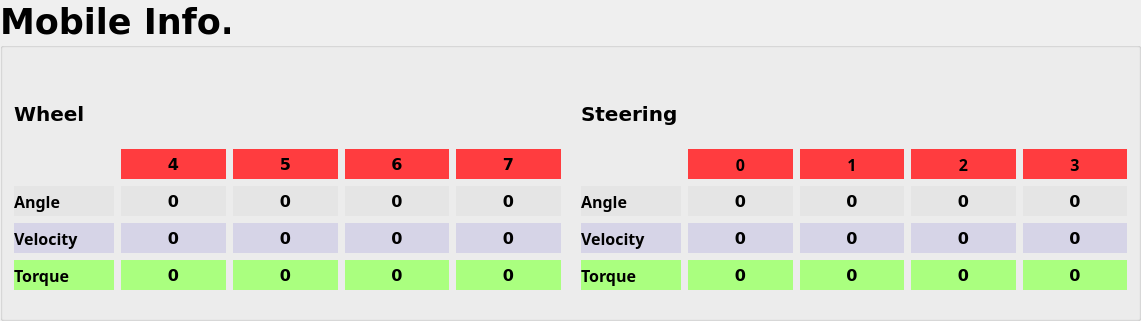
      <widget class="QGroupBox" name="Mobile_Info">
       <property name="geometry">
        <rect>
         <x>30</x>
         <y>10</y>
         <width>1141</width>
         <height>321</height>
        </rect>
       </property>
       <property name="font">
        <font>
         <family>Bitstream Vera Sans</family>
         <pointsize>26</pointsize>
         <weight>75</weight>
         <bold>true</bold>
        </font>
       </property>
       <property name="title">
        <string>Mobile Info.</string>
       </property>
       <layout class="QGridLayout" name="gridLayout_8">
        <property name="horizontalSpacing">
         <number>20</number>
        </property>
        <item row="1" column="0">
         <layout class="QGridLayout" name="grid_Wheel_Info">
          <property name="spacing">
           <number>7</number>
          </property>
          <item row="2" column="2">
           <widget class="QLabel" name="Wheel_label_PresentVelocity_2">
            <property name="font">
             <font>
              <family>Bitstream Vera Sans</family>
              <pointsize>12</pointsize>
              <weight>75</weight>
              <italic>false</italic>
              <bold>true</bold>
             </font>
            </property>
            <property name="styleSheet">
             <string notr="true">background-color: rgb(214, 212, 231)</string>
            </property>
            <property name="text">
             <string>0</string>
            </property>
            <property name="alignment">
             <set>Qt::AlignCenter</set>
            </property>
           </widget>
          </item>
          <item row="1" column="4">
           <widget class="QLabel" name="Wheel_label_PresentAngle_4">
            <property name="font">
             <font>
              <family>Bitstream Vera Sans</family>
              <pointsize>12</pointsize>
              <weight>75</weight>
              <italic>false</italic>
              <bold>true</bold>
             </font>
            </property>
            <property name="styleSheet">
             <string notr="true">background-color: rgb(229, 229, 229)</string>
            </property>
            <property name="text">
             <string>0</string>
            </property>
            <property name="alignment">
             <set>Qt::AlignCenter</set>
            </property>
           </widget>
          </item>
          <item row="1" column="0">
           <widget class="QLabel" name="Wheel_label_title_Angle">
            <property name="minimumSize">
             <size>
              <width>0</width>
              <height>30</height>
             </size>
            </property>
            <property name="maximumSize">
             <size>
              <width>100</width>
              <height>30</height>
             </size>
            </property>
            <property name="font">
             <font>
              <family>微軟正黑體</family>
              <pointsize>12</pointsize>
              <weight>75</weight>
              <bold>true</bold>
             </font>
            </property>
            <property name="styleSheet">
             <string notr="true">background-color: rgb(229, 229, 229)</string>
            </property>
            <property name="text">
             <string>Angle</string>
            </property>
           </widget>
          </item>
          <item row="3" column="0">
           <widget class="QLabel" name="Wheel_label_title_Torque">
            <property name="minimumSize">
             <size>
              <width>0</width>
              <height>30</height>
             </size>
            </property>
            <property name="maximumSize">
             <size>
              <width>100</width>
              <height>30</height>
             </size>
            </property>
            <property name="font">
             <font>
              <family>微軟正黑體</family>
              <pointsize>12</pointsize>
              <weight>75</weight>
              <bold>true</bold>
             </font>
            </property>
            <property name="styleSheet">
             <string notr="true">background-color: rgb(170, 255, 127);</string>
            </property>
            <property name="text">
             <string>Torque</string>
            </property>
           </widget>
          </item>
          <item row="0" column="4">
           <widget class="QLabel" name="Wheel_label_ID_4">
            <property name="minimumSize">
             <size>
              <width>0</width>
              <height>30</height>
             </size>
            </property>
            <property name="maximumSize">
             <size>
              <width>120</width>
              <height>30</height>
             </size>
            </property>
            <property name="font">
             <font>
              <family>Bitstream Vera Sans</family>
              <pointsize>12</pointsize>
              <weight>75</weight>
              <bold>true</bold>
             </font>
            </property>
            <property name="styleSheet">
             <string notr="true">background-color :rgb(255, 60, 63)</string>
            </property>
            <property name="text">
             <string>7</string>
            </property>
            <property name="alignment">
             <set>Qt::AlignCenter</set>
            </property>
           </widget>
          </item>
          <item row="2" column="0">
           <widget class="QLabel" name="Wheel_label_title_Velocity">
            <property name="minimumSize">
             <size>
              <width>0</width>
              <height>30</height>
             </size>
            </property>
            <property name="maximumSize">
             <size>
              <width>100</width>
              <height>30</height>
             </size>
            </property>
            <property name="font">
             <font>
              <family>微軟正黑體</family>
              <pointsize>12</pointsize>
              <weight>75</weight>
              <bold>true</bold>
             </font>
            </property>
            <property name="styleSheet">
             <string notr="true">background-color: rgb(214, 212, 231)</string>
            </property>
            <property name="text">
             <string>Velocity</string>
            </property>
           </widget>
          </item>
          <item row="0" column="1">
           <widget class="QLabel" name="Wheel_label_ID">
            <property name="minimumSize">
             <size>
              <width>0</width>
              <height>30</height>
             </size>
            </property>
            <property name="maximumSize">
             <size>
              <width>120</width>
              <height>30</height>
             </size>
            </property>
            <property name="font">
             <font>
              <family>Bitstream Vera Sans</family>
              <pointsize>12</pointsize>
              <weight>75</weight>
              <bold>true</bold>
             </font>
            </property>
            <property name="styleSheet">
             <string notr="true">background-color :rgb(255, 60, 63)</string>
            </property>
            <property name="text">
             <string>4</string>
            </property>
            <property name="alignment">
             <set>Qt::AlignCenter</set>
            </property>
           </widget>
          </item>
          <item row="0" column="3">
           <widget class="QLabel" name="Wheel_label_ID_3">
            <property name="minimumSize">
             <size>
              <width>0</width>
              <height>30</height>
             </size>
            </property>
            <property name="maximumSize">
             <size>
              <width>120</width>
              <height>30</height>
             </size>
            </property>
            <property name="font">
             <font>
              <family>Bitstream Vera Sans</family>
              <pointsize>12</pointsize>
              <weight>75</weight>
              <bold>true</bold>
             </font>
            </property>
            <property name="styleSheet">
             <string notr="true">background-color :rgb(255, 60, 63)</string>
            </property>
            <property name="text">
             <string>6</string>
            </property>
            <property name="alignment">
             <set>Qt::AlignCenter</set>
            </property>
           </widget>
          </item>
          <item row="0" column="2">
           <widget class="QLabel" name="Wheel_label_ID_2">
            <property name="minimumSize">
             <size>
              <width>0</width>
              <height>30</height>
             </size>
            </property>
            <property name="maximumSize">
             <size>
              <width>120</width>
              <height>30</height>
             </size>
            </property>
            <property name="font">
             <font>
              <family>Bitstream Vera Sans</family>
              <pointsize>12</pointsize>
              <weight>75</weight>
              <bold>true</bold>
             </font>
            </property>
            <property name="styleSheet">
             <string notr="true">background-color :rgb(255, 60, 63)</string>
            </property>
            <property name="text">
             <string>5</string>
            </property>
            <property name="alignment">
             <set>Qt::AlignCenter</set>
            </property>
           </widget>
          </item>
          <item row="1" column="3">
           <widget class="QLabel" name="Wheel_label_PresentAngle_3">
            <property name="font">
             <font>
              <family>Bitstream Vera Sans</family>
              <pointsize>12</pointsize>
              <weight>75</weight>
              <italic>false</italic>
              <bold>true</bold>
             </font>
            </property>
            <property name="styleSheet">
             <string notr="true">background-color: rgb(229, 229, 229)</string>
            </property>
            <property name="text">
             <string>0</string>
            </property>
            <property name="alignment">
             <set>Qt::AlignCenter</set>
            </property>
           </widget>
          </item>
          <item row="1" column="1">
           <widget class="QLabel" name="Wheel_label_PresentAngle">
            <property name="font">
             <font>
              <family>Bitstream Vera Sans</family>
              <pointsize>12</pointsize>
              <weight>75</weight>
              <italic>false</italic>
              <bold>true</bold>
             </font>
            </property>
            <property name="styleSheet">
             <string notr="true">background-color: rgb(229, 229, 229)</string>
            </property>
            <property name="text">
             <string>0</string>
            </property>
            <property name="alignment">
             <set>Qt::AlignCenter</set>
            </property>
           </widget>
          </item>
          <item row="2" column="4">
           <widget class="QLabel" name="Wheel_label_PresentVelocity_4">
            <property name="font">
             <font>
              <family>Bitstream Vera Sans</family>
              <pointsize>12</pointsize>
              <weight>75</weight>
              <italic>false</italic>
              <bold>true</bold>
             </font>
            </property>
            <property name="styleSheet">
             <string notr="true">background-color: rgb(214, 212, 231)</string>
            </property>
            <property name="text">
             <string>0</string>
            </property>
            <property name="alignment">
             <set>Qt::AlignCenter</set>
            </property>
           </widget>
          </item>
          <item row="1" column="2">
           <widget class="QLabel" name="Wheel_label_PresentAngle_2">
            <property name="font">
             <font>
              <family>Bitstream Vera Sans</family>
              <pointsize>12</pointsize>
              <weight>75</weight>
              <italic>false</italic>
              <bold>true</bold>
             </font>
            </property>
            <property name="styleSheet">
             <string notr="true">background-color: rgb(229, 229, 229)</string>
            </property>
            <property name="text">
             <string>0</string>
            </property>
            <property name="alignment">
             <set>Qt::AlignCenter</set>
            </property>
           </widget>
          </item>
          <item row="2" column="3">
           <widget class="QLabel" name="Wheel_label_PresentVelocity_3">
            <property name="font">
             <font>
              <family>Bitstream Vera Sans</family>
              <pointsize>12</pointsize>
              <weight>75</weight>
              <italic>false</italic>
              <bold>true</bold>
             </font>
            </property>
            <property name="styleSheet">
             <string notr="true">background-color: rgb(214, 212, 231)</string>
            </property>
            <property name="text">
             <string>0</string>
            </property>
            <property name="alignment">
             <set>Qt::AlignCenter</set>
            </property>
           </widget>
          </item>
          <item row="3" column="2">
           <widget class="QLabel" name="Wheel_label_PresentTorque_2">
            <property name="font">
             <font>
              <family>Bitstream Vera Sans</family>
              <pointsize>12</pointsize>
              <weight>75</weight>
              <italic>false</italic>
              <bold>true</bold>
             </font>
            </property>
            <property name="styleSheet">
             <string notr="true">background-color: rgb(170, 255, 127);</string>
            </property>
            <property name="text">
             <string>0</string>
            </property>
            <property name="alignment">
             <set>Qt::AlignCenter</set>
            </property>
           </widget>
          </item>
          <item row="3" column="3">
           <widget class="QLabel" name="Wheel_label_PresentTorque_3">
            <property name="font">
             <font>
              <family>Bitstream Vera Sans</family>
              <pointsize>12</pointsize>
              <weight>75</weight>
              <italic>false</italic>
              <bold>true</bold>
             </font>
            </property>
            <property name="styleSheet">
             <string notr="true">background-color: rgb(170, 255, 127);</string>
            </property>
            <property name="text">
             <string>0</string>
            </property>
            <property name="alignment">
             <set>Qt::AlignCenter</set>
            </property>
           </widget>
          </item>
          <item row="3" column="4">
           <widget class="QLabel" name="Wheel_label_PresentTorque_4">
            <property name="font">
             <font>
              <family>Bitstream Vera Sans</family>
              <pointsize>12</pointsize>
              <weight>75</weight>
              <italic>false</italic>
              <bold>true</bold>
             </font>
            </property>
            <property name="styleSheet">
             <string notr="true">background-color: rgb(170, 255, 127);</string>
            </property>
            <property name="text">
             <string>0</string>
            </property>
            <property name="alignment">
             <set>Qt::AlignCenter</set>
            </property>
           </widget>
          </item>
          <item row="2" column="1">
           <widget class="QLabel" name="Wheel_label_PresentVelocity">
            <property name="font">
             <font>
              <family>Bitstream Vera Sans</family>
              <pointsize>12</pointsize>
              <weight>75</weight>
              <italic>false</italic>
              <bold>true</bold>
             </font>
            </property>
            <property name="styleSheet">
             <string notr="true">background-color: rgb(214, 212, 231)</string>
            </property>
            <property name="text">
             <string>0</string>
            </property>
            <property name="alignment">
             <set>Qt::AlignCenter</set>
            </property>
           </widget>
          </item>
          <item row="3" column="1">
           <widget class="QLabel" name="Wheel_label_PresentTorque">
            <property name="font">
             <font>
              <family>Bitstream Vera Sans</family>
              <pointsize>12</pointsize>
              <weight>75</weight>
              <italic>false</italic>
              <bold>true</bold>
             </font>
            </property>
            <property name="styleSheet">
             <string notr="true">background-color: rgb(170, 255, 127);</string>
            </property>
            <property name="text">
             <string>0</string>
            </property>
            <property name="alignment">
             <set>Qt::AlignCenter</set>
            </property>
           </widget>
          </item>
         </layout>
        </item>
        <item row="1" column="1">
         <layout class="QGridLayout" name="grid_Steering_Info">
          <property name="spacing">
           <number>7</number>
          </property>
          <item row="2" column="0">
           <widget class="QLabel" name="Steering_label_title_Velocity">
            <property name="maximumSize">
             <size>
              <width>100</width>
              <height>30</height>
             </size>
            </property>
            <property name="font">
             <font>
              <family>微軟正黑體</family>
              <pointsize>12</pointsize>
              <weight>75</weight>
              <bold>true</bold>
             </font>
            </property>
            <property name="styleSheet">
             <string notr="true">background-color: rgb(214, 212, 231)</string>
            </property>
            <property name="text">
             <string>Velocity</string>
            </property>
           </widget>
          </item>
          <item row="3" column="0">
           <widget class="QLabel" name="Steering_label_title_Torque">
            <property name="maximumSize">
             <size>
              <width>100</width>
              <height>30</height>
             </size>
            </property>
            <property name="font">
             <font>
              <family>微軟正黑體</family>
              <pointsize>12</pointsize>
              <weight>75</weight>
              <bold>true</bold>
             </font>
            </property>
            <property name="styleSheet">
             <string notr="true">background-color: rgb(170, 255, 127);</string>
            </property>
            <property name="text">
             <string>Torque</string>
            </property>
           </widget>
          </item>
          <item row="0" column="1">
           <widget class="QLabel" name="Steering_label_ID">
            <property name="maximumSize">
             <size>
              <width>120</width>
              <height>30</height>
             </size>
            </property>
            <property name="font">
             <font>
              <family>微軟正黑體</family>
              <pointsize>12</pointsize>
              <weight>75</weight>
              <bold>true</bold>
             </font>
            </property>
            <property name="styleSheet">
             <string notr="true">background-color :rgb(255, 60, 63)</string>
            </property>
            <property name="text">
             <string>0</string>
            </property>
            <property name="alignment">
             <set>Qt::AlignCenter</set>
            </property>
           </widget>
          </item>
          <item row="0" column="2">
           <widget class="QLabel" name="Steering_label_ID_2">
            <property name="maximumSize">
             <size>
              <width>120</width>
              <height>30</height>
             </size>
            </property>
            <property name="font">
             <font>
              <family>微軟正黑體</family>
              <pointsize>12</pointsize>
              <weight>75</weight>
              <bold>true</bold>
             </font>
            </property>
            <property name="styleSheet">
             <string notr="true">background-color :rgb(255, 60, 63)</string>
            </property>
            <property name="text">
             <string>1</string>
            </property>
            <property name="alignment">
             <set>Qt::AlignCenter</set>
            </property>
           </widget>
          </item>
          <item row="0" column="3">
           <widget class="QLabel" name="Steering_label_ID_3">
            <property name="maximumSize">
             <size>
              <width>120</width>
              <height>30</height>
             </size>
            </property>
            <property name="font">
             <font>
              <family>微軟正黑體</family>
              <pointsize>12</pointsize>
              <weight>75</weight>
              <bold>true</bold>
             </font>
            </property>
            <property name="styleSheet">
             <string notr="true">background-color :rgb(255, 60, 63)</string>
            </property>
            <property name="text">
             <string>2</string>
            </property>
            <property name="alignment">
             <set>Qt::AlignCenter</set>
            </property>
           </widget>
          </item>
          <item row="0" column="4">
           <widget class="QLabel" name="Steering_label_ID_4">
            <property name="maximumSize">
             <size>
              <width>120</width>
              <height>30</height>
             </size>
            </property>
            <property name="font">
             <font>
              <family>微軟正黑體</family>
              <pointsize>12</pointsize>
              <weight>75</weight>
              <bold>true</bold>
             </font>
            </property>
            <property name="styleSheet">
             <string notr="true">background-color :rgb(255, 60, 63)</string>
            </property>
            <property name="text">
             <string>3</string>
            </property>
            <property name="alignment">
             <set>Qt::AlignCenter</set>
            </property>
           </widget>
          </item>
          <item row="1" column="0">
           <widget class="QLabel" name="Steering_label_title_Angle">
            <property name="maximumSize">
             <size>
              <width>100</width>
              <height>30</height>
             </size>
            </property>
            <property name="font">
             <font>
              <family>微軟正黑體</family>
              <pointsize>12</pointsize>
              <weight>75</weight>
              <bold>true</bold>
             </font>
            </property>
            <property name="styleSheet">
             <string notr="true">background-color: rgb(229, 229, 229)</string>
            </property>
            <property name="text">
             <string>Angle</string>
            </property>
           </widget>
          </item>
          <item row="1" column="1">
           <widget class="QLabel" name="Steering_label_PresentAngle">
            <property name="font">
             <font>
              <family>Bitstream Vera Sans</family>
              <pointsize>12</pointsize>
              <weight>75</weight>
              <bold>true</bold>
             </font>
            </property>
            <property name="styleSheet">
             <string notr="true">background-color: rgb(229, 229, 229)</string>
            </property>
            <property name="text">
             <string>0</string>
            </property>
            <property name="alignment">
             <set>Qt::AlignCenter</set>
            </property>
           </widget>
          </item>
          <item row="1" column="4">
           <widget class="QLabel" name="Steering_label_PresentAngle_4">
            <property name="font">
             <font>
              <family>Bitstream Vera Sans</family>
              <pointsize>12</pointsize>
              <weight>75</weight>
              <bold>true</bold>
             </font>
            </property>
            <property name="styleSheet">
             <string notr="true">background-color: rgb(229, 229, 229)</string>
            </property>
            <property name="text">
             <string>0</string>
            </property>
            <property name="alignment">
             <set>Qt::AlignCenter</set>
            </property>
           </widget>
          </item>
          <item row="1" column="3">
           <widget class="QLabel" name="Steering_label_PresentAngle_3">
            <property name="font">
             <font>
              <family>Bitstream Vera Sans</family>
              <pointsize>12</pointsize>
              <weight>75</weight>
              <bold>true</bold>
             </font>
            </property>
            <property name="styleSheet">
             <string notr="true">background-color: rgb(229, 229, 229)</string>
            </property>
            <property name="text">
             <string>0</string>
            </property>
            <property name="alignment">
             <set>Qt::AlignCenter</set>
            </property>
           </widget>
          </item>
          <item row="1" column="2">
           <widget class="QLabel" name="Steering_label_PresentAngle_2">
            <property name="font">
             <font>
              <family>Bitstream Vera Sans</family>
              <pointsize>12</pointsize>
              <weight>75</weight>
              <bold>true</bold>
             </font>
            </property>
            <property name="styleSheet">
             <string notr="true">background-color: rgb(229, 229, 229)</string>
            </property>
            <property name="text">
             <string>0</string>
            </property>
            <property name="alignment">
             <set>Qt::AlignCenter</set>
            </property>
           </widget>
          </item>
          <item row="2" column="4">
           <widget class="QLabel" name="Steering_label_PresentVelocity_4">
            <property name="font">
             <font>
              <family>Bitstream Vera Sans</family>
              <pointsize>12</pointsize>
              <weight>75</weight>
              <bold>true</bold>
             </font>
            </property>
            <property name="styleSheet">
             <string notr="true">background-color: rgb(214, 212, 231)</string>
            </property>
            <property name="text">
             <string>0</string>
            </property>
            <property name="alignment">
             <set>Qt::AlignCenter</set>
            </property>
           </widget>
          </item>
          <item row="2" column="3">
           <widget class="QLabel" name="Steering_label_PresentVelocity_3">
            <property name="font">
             <font>
              <family>Bitstream Vera Sans</family>
              <pointsize>12</pointsize>
              <weight>75</weight>
              <bold>true</bold>
             </font>
            </property>
            <property name="styleSheet">
             <string notr="true">background-color: rgb(214, 212, 231)</string>
            </property>
            <property name="text">
             <string>0</string>
            </property>
            <property name="alignment">
             <set>Qt::AlignCenter</set>
            </property>
           </widget>
          </item>
          <item row="2" column="2">
           <widget class="QLabel" name="Steering_label_PresentVelocity_2">
            <property name="font">
             <font>
              <family>Bitstream Vera Sans</family>
              <pointsize>12</pointsize>
              <weight>75</weight>
              <bold>true</bold>
             </font>
            </property>
            <property name="styleSheet">
             <string notr="true">background-color: rgb(214, 212, 231)</string>
            </property>
            <property name="text">
             <string>0</string>
            </property>
            <property name="alignment">
             <set>Qt::AlignCenter</set>
            </property>
           </widget>
          </item>
          <item row="2" column="1">
           <widget class="QLabel" name="Steering_label_PresentVelocity">
            <property name="font">
             <font>
              <family>Bitstream Vera Sans</family>
              <pointsize>12</pointsize>
              <weight>75</weight>
              <bold>true</bold>
             </font>
            </property>
            <property name="styleSheet">
             <string notr="true">background-color: rgb(214, 212, 231)</string>
            </property>
            <property name="text">
             <string>0</string>
            </property>
            <property name="alignment">
             <set>Qt::AlignCenter</set>
            </property>
           </widget>
          </item>
          <item row="3" column="1">
           <widget class="QLabel" name="Steering_label_PresentTorque">
            <property name="font">
             <font>
              <family>Bitstream Vera Sans</family>
              <pointsize>12</pointsize>
              <weight>75</weight>
              <bold>true</bold>
             </font>
            </property>
            <property name="styleSheet">
             <string notr="true">background-color: rgb(170, 255, 127);</string>
            </property>
            <property name="text">
             <string>0</string>
            </property>
            <property name="alignment">
             <set>Qt::AlignCenter</set>
            </property>
           </widget>
          </item>
          <item row="3" column="2">
           <widget class="QLabel" name="Steering_label_PresentTorque_2">
            <property name="font">
             <font>
              <family>Bitstream Vera Sans</family>
              <pointsize>12</pointsize>
              <weight>75</weight>
              <bold>true</bold>
             </font>
            </property>
            <property name="styleSheet">
             <string notr="true">background-color: rgb(170, 255, 127);</string>
            </property>
            <property name="text">
             <string>0</string>
            </property>
            <property name="alignment">
             <set>Qt::AlignCenter</set>
            </property>
           </widget>
          </item>
          <item row="3" column="4">
           <widget class="QLabel" name="Steering_label_PresentTorque_4">
            <property name="font">
             <font>
              <family>Bitstream Vera Sans</family>
              <pointsize>12</pointsize>
              <weight>75</weight>
              <bold>true</bold>
             </font>
            </property>
            <property name="styleSheet">
             <string notr="true">background-color: rgb(170, 255, 127);</string>
            </property>
            <property name="text">
             <string>0</string>
            </property>
            <property name="alignment">
             <set>Qt::AlignCenter</set>
            </property>
           </widget>
          </item>
          <item row="3" column="3">
           <widget class="QLabel" name="Steering_label_PresentTorque_3">
            <property name="font">
             <font>
              <family>Bitstream Vera Sans</family>
              <pointsize>12</pointsize>
              <weight>75</weight>
              <bold>true</bold>
             </font>
            </property>
            <property name="styleSheet">
             <string notr="true">background-color: rgb(170, 255, 127);</string>
            </property>
            <property name="text">
             <string>0</string>
            </property>
            <property name="alignment">
             <set>Qt::AlignCenter</set>
            </property>
           </widget>
          </item>
         </layout>
        </item>
        <item row="0" column="1">
         <widget class="QLabel" name="MobileControl_label_Steering">
          <property name="maximumSize">
           <size>
            <width>16777215</width>
            <height>50</height>
           </size>
          </property>
          <property name="font">
           <font>
            <pointsize>15</pointsize>
            <weight>75</weight>
            <bold>true</bold>
           </font>
          </property>
          <property name="text">
           <string>Steering</string>
          </property>
          <property name="alignment">
           <set>Qt::AlignBottom|Qt::AlignLeading|Qt::AlignLeft</set>
          </property>
         </widget>
        </item>
        <item row="0" column="0">
         <widget class="QLabel" name="MobileControl_label_Wheel">
          <property name="maximumSize">
           <size>
            <width>16777215</width>
            <height>50</height>
           </size>
          </property>
          <property name="font">
           <font>
            <pointsize>15</pointsize>
            <weight>75</weight>
            <bold>true</bold>
           </font>
          </property>
          <property name="styleSheet">
           <string notr="true">background-color: rgba(255, 255, 255,0);</string>
          </property>
          <property name="text">
           <string>Wheel</string>
          </property>
          <property name="alignment">
           <set>Qt::AlignBottom|Qt::AlignLeading|Qt::AlignLeft</set>
          </property>
         </widget>
        </item>
       </layout>
      </widget>
